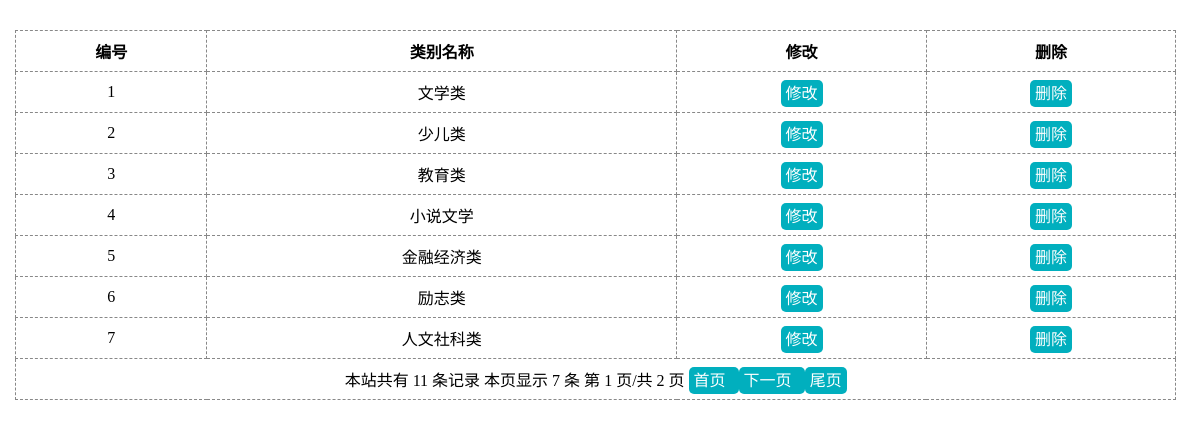
Page /admin/class/index.php (signed in) on the committed database.
### tables this page shows
CREATE TABLE IF NOT EXISTS `class` (
  `id` int(10) UNSIGNED NOT NULL AUTO_INCREMENT,
  `name` varchar(50) NOT NULL,
  PRIMARY KEY (`id`)
);

### admin/class/index.php (the view, shortened to what this page needs)
<?php
     include '../../public/common/conn.php';
     $sql = "select * from class";
     $rst = mysqli_query($con,$sql);
     $size = 7;
     $hangnum = mysqli_num_rows($rst);
     if($hangnum == 0){
        echo "暂无分类";
     }else{
        $page_num = ceil($hangnum/$size);
        if(@$_GET['page_id']){
          $page_id = $_GET['page_id'];
          $start = ($page_id-1)*$size;
        }else{
          $page_id = 1;
          $start = 0;
        }
        $fenye_sel = "select * from class limit $start,$size";
        $fenye_add = mysqli_query($con,$fenye_sel);
?>
<!doctype html>
<html lang="en">
<head>
	<link rel="stylesheet" href="../public/css/index.css">
</head>
<body>
	<div class="main">
		<table>
			<tr>
				<th>编号</th>
				<th>类别名称</th>
				<th>修改</th>
				<th>删除</th>
			</tr>
			<?php
               while($row = mysqli_fetch_assoc($fenye_add)){
                  echo "<tr>";
                     echo "<td>{$row['id']}</td>";
                     echo "<td>{$row["name"]}</td>";
                     echo "<td><a href='change.php?id={$row["id"]}'>修改</a></td>";
                     echo "<td><a href='delete.php?id={$row["id"]}'>删除</a></td>";
                  echo "</tr>";
               }
			?>
			<tr>
            	<td colspan="4">
            	<?php
            		echo "本站共有&nbsp;".$hangnum."&nbsp;条记录&nbsp;";
            		echo "本页显示&nbsp;".$size."&nbsp;条&nbsp;";
            		echo "第&nbsp;".$page_id."&nbsp;页/共&nbsp;".$page_num."&nbsp;页&nbsp;";
            		if($page_id>=1 && $page_num>1){
            			echo "<a href=?page_id=1>首页&nbsp;&nbsp;</a>";
            		}
            		if($page_id>=1 && $page_num>$page_id){
            			echo "<a href=?page_id=".($page_id+1).">下一页&nbsp;&nbsp;</a>";
            		}
            		if($page_id>=1 && $page_num>1){
            			echo "<a href=?page_id=".$page_num.">尾页</a>";
            		}
            		echo "</td>";
                    echo "</tr>";
                  }
                ?>
		</table>
	</div>
</body>
</html>

### admin/public/css/index.css (style rules this page uses)
* { margin:0px; padding:0px; font-family: 微软雅黑; }
a { text-decoration: none; background: #01AFBE; color:#fff; border-radius:5px; padding:5px; }
.main { padding-left:15px; padding-top:30px; }
.main table { width:98%; border:1px dashed #888; border-collapse:collapse; }
.main td,.main th { border:1px dashed #888; text-align: center; height:40px; }

### rows in the picture
class: id "1", name "文学类"
class: id "2", name "少儿类"
class: id "3", name "教育类"
class: id "4", name "小说文学"
class: id "5", name "金融经济类"
class: id "6", name "励志类"
class: id "7", name "人文社科类"

### other values in the picture
$hangnum "11"
$size "7"
$page_id "1"
$page_num "2"
